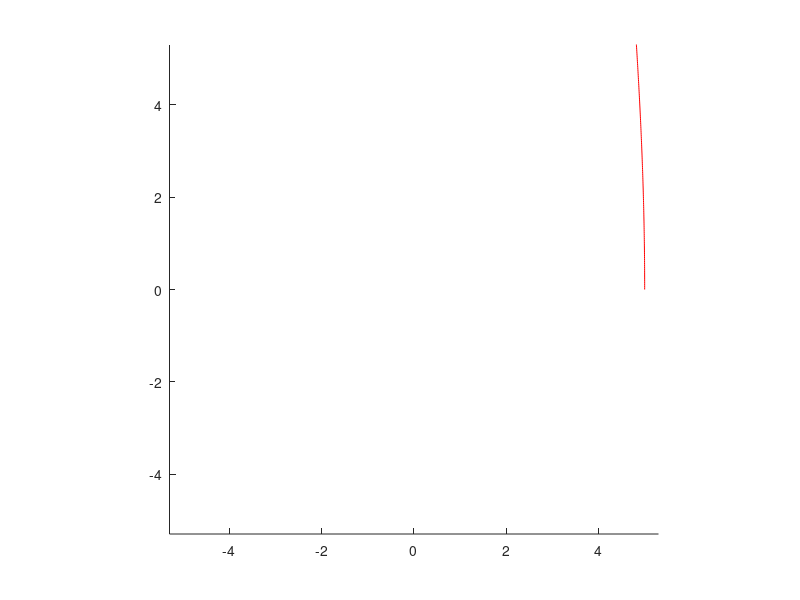

Write MATLAB code to recreate this figure.
%  Kepler trajectory; if parameter a>0, deviation from Kepler
%  Particle starts at perihelium; Verlet algorithm is used
%  Ladislav Kocbach and Suhail Lubbad, 2001-2009
r0y=0; r0x=input('Enter distance from center   > ');
vfact=input('Enter kinetic energy factor  > ');
a=input('a=0 is Coulomb;   > ');
%velocity
v0x=0; v0y=sqrt(1/r0x*vfact);
ntime=6000;
tmax=270;     t=0:tmax/ntime:tmax;
m=1;  % strength
%%%%%%%%%%%%%%%%%%%%%%%%%%%%%%%%%%%%%%%%%%%%%%%%%
v0=[ v0x;    v0y];
r0=[ r0x;    r0y];
r1=r0+v0*tmax/ntime;  
%%%%%%%%%%%%%%%%%%%%%%%%%%%%%%%%%%%%%%%%%%%%%%%%%
r=zeros(2,ntime);
%%%%%%%%%%%%%%%%%%%%%%%%%%%%%%%%%%%%%%%%%%%%%%%%%
%  start
     r(:,1)= r0;
     r(:,2)= r1 ;
%%%%%%%%%%%%%%%%%%%%%%%%%%%%%%%%%%%%%%%%%%%%%%%%%
ccount=0;      hold on;
pplo=plot(r(1,1:2),r(2,1:2),'r-'); axis equal; hold on;
set(gca,'xlim',[-r0x-0.3 r0x+0.3],'ylim',[-r0x-0.3 r0x+0.3])
for nt = 3:ntime 
    Rt=r(:,nt-1);  force=- m*Rt/sqrt(a^2+sum(Rt.^2))^3;
    r(:,nt)= 2*r(:,nt-1)- r(:,nt-2) +force *( t(nt-1)-t(nt-2) )^2;  
	if(ccount==30)  
	  set(pplo,'xdata',(r(1,1:nt)),'ydata',(r(2,1:nt)));
	  drawnow;ccount=0; 
	end
	ccount=ccount+1;
end
%%%%%%%%%%%%%%%%%%%%%%%%%%%%%%%%%%%%%%%%%%%%%%%%%
pplb=plot(r(1,1),r(2,1),'o');        
for kt=1:50:ntime 
   set(pplb,'xdata',(r(1,kt)),'ydata',(r(2,kt))); drawnow; 
end
%  DATA FOR kepler: ntime=6000; tmax=270;   5    0.253    0.9
%  to get a nice rosett





